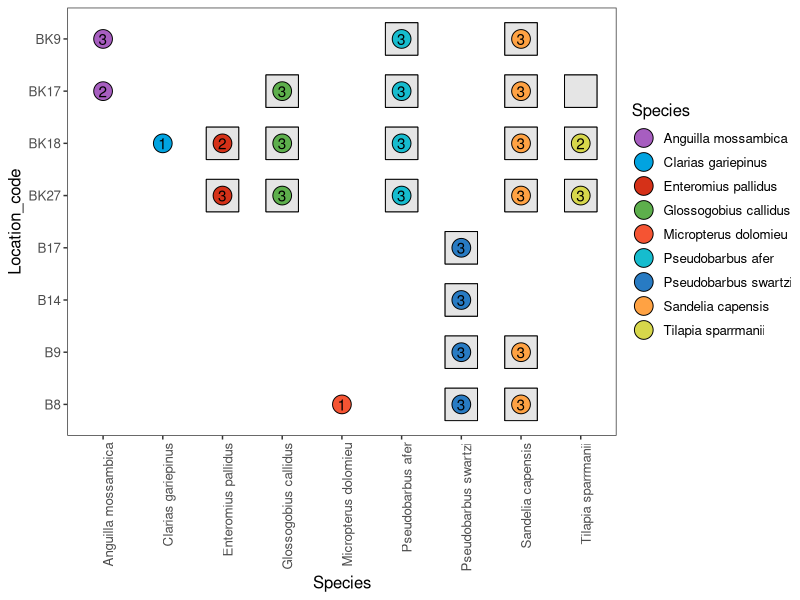
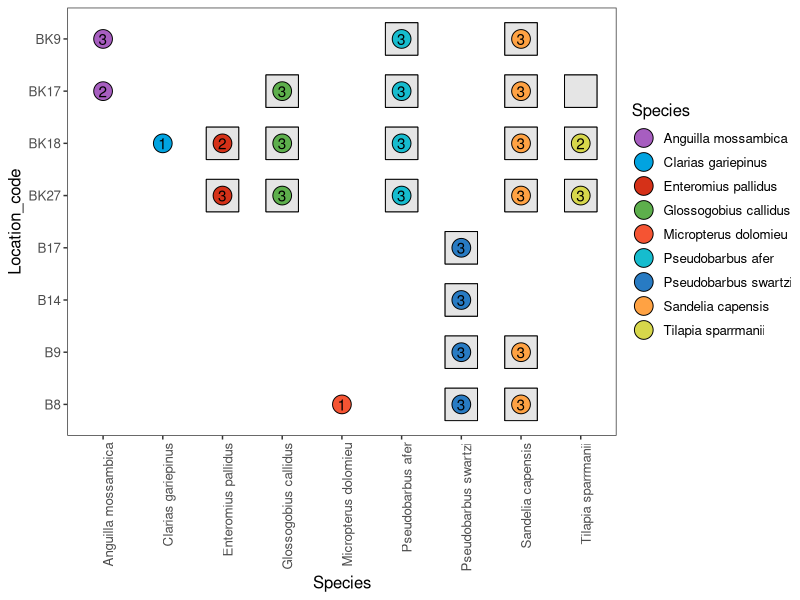

The R source for these figures, in order:
#####################################################################
# Last updated 2024-03-21 - Alexander Van Nynatten
# Compares species detections at sites from eDNA and visual methods
#####################################################################

#####################################################################
## Loads the data and libraries required
#####################################################################

library(tidyverse)
library(psych)

# Loads site and sequencing read data
samples_df <- read_csv('00_raw_data/sample_metadata/location_metadata.csv')
sequences_df <- read_csv('04_asv_analyses/asv_sequence_table_corrected_onlyfish.csv')
visual_df <- read_csv('00_raw_data/visual_surveys/visual_counts_output.csv')
sp_codes <- read.csv('00_raw_data/visual_surveys/visual_species_codes.csv')

#####################################################################
# Generates dataframe of the visual detections for plotting
#####################################################################

# Orders river by latitude to match river image
samples_df <- arrange(samples_df, lat) %>%
  mutate(Location_code = factor(Location_code, 
                                levels = unique(Location_code)))

# Makes list of detections by visual survey methods 
visual_df_tidy <- visual_df %>%
  select(-c(2,3)) %>%
  gather('Method', 'Count', -Location_code) %>%
  mutate(Sp_code = gsub("_.*","",Method),
         Method = sub("_[^_]+$", "",Method)) %>%
  mutate(Method = gsub(".*_","",Method)) %>%
  filter(!Method == 'density') %>%
  left_join(sp_codes) %>%
  filter(Count > 0) %>%
  select('Location_code', 'Species', 'Method') %>%
  unique() %>%
  mutate(n = 1) %>%
  mutate(Location_code = factor(Location_code, 
                                levels = levels(samples_df$Location_code))) %>%
  mutate(River = ifelse(grepl('BK', Location_code), 'BK', 'Bos')) %>%
  mutate(Pseudobarbus_sp = ifelse(River == 'BK', 'afer', 'swartzi')) %>%
  mutate(Species = ifelse(Species == 'Pseudobarbus', paste(Species, Pseudobarbus_sp), Species)) %>%
  select(-Pseudobarbus_sp, -River)

#####################################################################
# Generates dataframe of the eDNA based detections for plotting
#####################################################################

eDNA_df_tidy <- sequences_df %>%
  pivot_longer(!c(`OTU ID`, Fasta, o97, s97), 
               names_to = "sample.id", values_to = "Count") %>%
  filter(Count > 0) %>%
  separate_wider_delim(sample.id, " ", names = c("Location_code", "Extraction_code")) %>%
  filter(!Location_code %in% c('Mock_S1', 'Mock_S2')) %>%
  filter(!s97 == 'unassigned') %>%
  group_by(Location_code, s97) %>%
  summarize(Reads = sum(Count), n = n_distinct(Extraction_code)) %>%
  ungroup() %>%
  select(Location_code, s97, n) %>%
  mutate(Method = 'eDNA') %>%
  na.omit() %>%
  rename(Species = s97)
  
#####################################################################
# Plots the comparison of the two methods
#####################################################################

# Plots figure 3
ggplot() + 
  geom_point(data = visual_df_tidy,
             aes(x= Species, y = Location_code),
             size = 12, shape = 22, colour = 'black', fill = 'grey90') + 
  geom_point(data = eDNA_df_tidy,
             aes(x= Species, y = Location_code, fill = Species),
             shape = 21, size = 6, colour = 'black') + 
  geom_text(data = eDNA_df_tidy,
            aes(x= Species, y = Location_code, label = n)) + 
  theme_test() + 
  theme(text = element_text(size=12),
        axis.text.x = element_text(angle=90, hjust=1)) +
  scale_fill_manual(values = c('#A75EC0', '#01A3E0', '#D53118', '#5DAF4C', '#F55433', '#16BCCE', '#287BC3', '#FFA243', '#D7D74B', '#D4D4D4'))

ggsave('05_statistical_analyses/Fig3_sp_detections.pdf')

#####################################################################
## Statistically compares the consistency of detections between both methods
#####################################################################

# Makes contingency plot
Contingency_table <- rbind(visual_df_tidy, eDNA_df_tidy) %>%
  mutate(River = ifelse(grepl('BK', Location_code), 'BK', 'Bos')) %>%
  mutate(Method = ifelse(Method %in% c('camera', 'snorkle'), 'visual', Method)) %>%
  distinct() %>%
  mutate(n = n^0) %>%
  group_by(River) %>%
  complete(Species, Method, nesting(Location_code), fill = list(n = 0)) %>%
  ungroup() %>%
  pivot_wider(
    names_from = Method, 
    values_from = n) %>%
  select(-Location_code, -Species, -River) %>%
  table()

# Calculates the stats
phi(Contingency_table)

#####################################################################